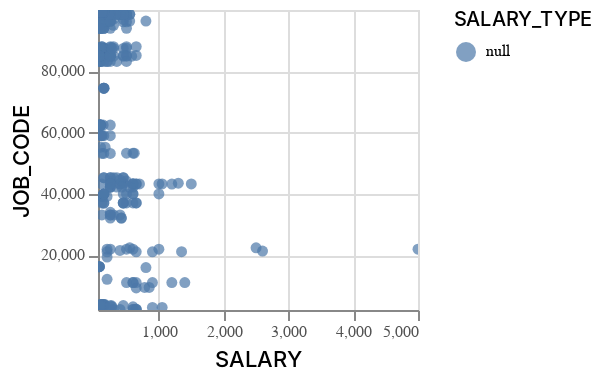

Here is the notebook cell this chart was saved with:
### Code cell
import altair as alt

chart = alt.Chart(df).mark_circle().encode(
    x=alt.X('SALARY',scale=alt.Scale(domain=(60, 5000)),type='quantitative', axis=alt.Axis(title='SALARY')),
    y=alt.Y('JOB_CODE',scale=alt.Scale(domain=(2120, 99982)),type='quantitative', axis=alt.Axis(title='JOB_CODE'))
)
chart = chart.configure_mark(tooltip=alt.TooltipContent('encoding')) # Setting tooltip as non-null
chart = chart.interactive() # Enable Zooming and Panning
chart = chart.encode(color=alt.Color('SALARY_TYPE',type='nominal'))

chart = chart.configure_title(fontWeight=500,fontSize=13,font='Helvetica Neue')
chart = chart.configure_axis(titleFontWeight=500,titleFontSize=11,titleFont='Helvetica Neue',
			labelFontWeight=400,labelFontSize=8,labelFont='Helvetica Neue',labelColor='#505050')
chart = chart.configure_legend(titleFontWeight=500,titleFontSize=10,titleFont='Helvetica Neue',
			labelFontWeight=400,labelFontSize=8,labelFont='Helvetica Neue')
chart = chart.properties(width=160,height=150)

chart

### Figure 1 — Vega-Lite specification as saved in the notebook (floating-point values rounded to 4 significant figures; data arrays with more than 128 entries replaced by an {"elided": "..."} marker saying what was removed)
{"config": {"view": {"continuousWidth": 400, "continuousHeight": 300}, "axis": {"labelColor": "#505050", "labelFont": "Helvetica Neue", "labelFontSize": 8, "labelFontWeight": 400, "titleFont": "Helvetica Neue", "titleFontSize": 11, "titleFontWeight": 500}, "legend": {"labelFont": "Helvetica Neue", "labelFontSize": 8, "labelFontWeight": 400, "titleFont": "Helvetica Neue", "titleFontSize": 10, "titleFontWeight": 500}, "mark": {"tooltip": {"content": "encoding"}}, "title": {"font": "Helvetica Neue", "fontSize": 13, "fontWeight": 500}}, "data": {"name": "data-2e36a93b7fe3c19839ce1fe9412a785e"}, "mark": "circle", "encoding": {"color": {"type": "nominal", "field": "SALARY_TYPE"}, "x": {"type": "quantitative", "axis": {"title": "SALARY"}, "field": "SALARY", "scale": {"domain": [60, 5000]}}, "y": {"type": "quantitative", "axis": {"title": "JOB_CODE"}, "field": "JOB_CODE", "scale": {"domain": [2120, 99982]}}}, "height": 150, "selection": {"selector130": {"type": "interval", "bind": "scales", "encodings": ["x", "y"]}}, "width": 160, "$schema": "https://vega.github.io/schema/vega-lite/v4.8.1.json", "datasets": {"data-2e36a93b7fe3c19839ce1fe9412a785e": {"elided": "494 records"}}}
